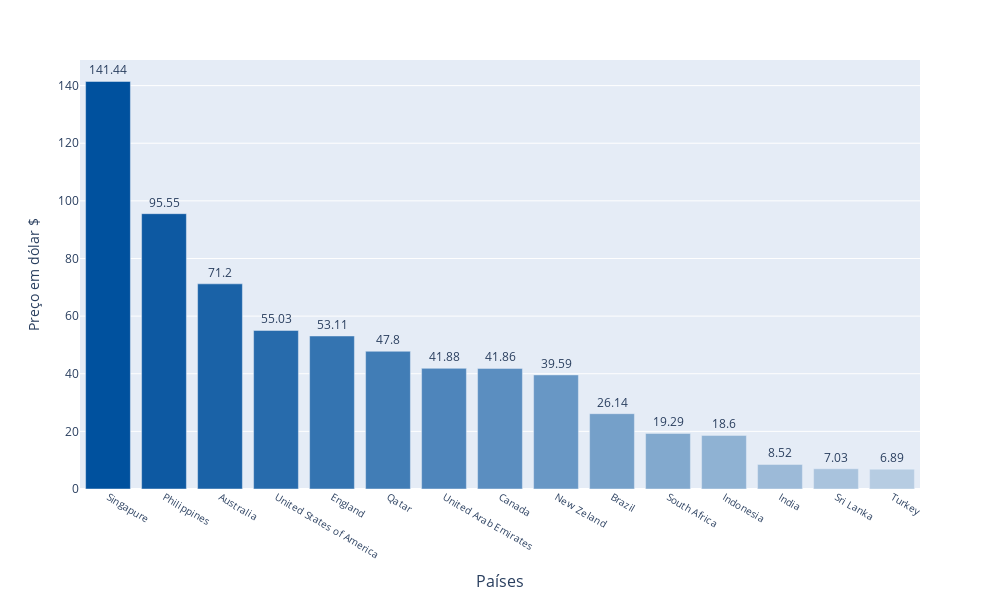

The notebook cell this image was saved under:
### Markdown cell above
# Média de preço do prato para duas pessoas por país

### Code cell
mean_price = df.groupby('country_code')['price_in_dollar'].mean().reset_index().round(2)


fig = px.bar(mean_price.sort_values('price_in_dollar', ascending=False), 
            x='country_code', 
            y='price_in_dollar',
            width= 1000,
            height= 600,
            labels={'price_in_dollar':'Preço em dólar $', 'country_code':'Países'},
            text='price_in_dollar'
)

fig.update_traces(textfont=dict(size=12),
                  textposition='outside')

colors = ['#00519e','#0d59a2','#1a62a7','#276bac','#3474b1','#417db6','#4e85bb','#5b8ec0','#6897c5',
 '#75a0c9','#82a9ce','#8fb2d3','#9cbad8','#a9c3dd','#b6cce2','#c3d5e7','#d0deec','#dde7f1']


fig.update_traces(marker_color=colors)

fig.update_layout(xaxis_title_font=dict(size=16),
                  xaxis_tickfont=dict(size=10))

fig.show()

### Figure 1 — Plotly figure (JSON) as saved in the notebook; plotly's stock layout.template omitted (floating-point values rounded to 4 significant figures)
{"data": [{"alignmentgroup": "True", "hovertemplate": "Países=%{x}<br>Preço em dólar $=%{text}<extra></extra>", "legendgroup": "", "marker": {"color": ["#00519e", "#0d59a2", "#1a62a7", "#276bac", "#3474b1", "#417db6", "#4e85bb", "#5b8ec0", "#6897c5", "#75a0c9", "#82a9ce", "#8fb2d3", "#9cbad8", "#a9c3dd", "#b6cce2", "#c3d5e7", "#d0deec", "#dde7f1"], "pattern": {"shape": ""}}, "name": "", "offsetgroup": "", "orientation": "v", "showlegend": false, "text": [141.4, 95.55, 71.2, 55.03, 53.11, 47.8, 41.88, 41.86, 39.59, 26.14, 19.29, 18.6, 8.52, 7.03, 6.89], "textfont": {"size": 12}, "textposition": "outside", "type": "bar", "x": ["Singapure", "Philippines", "Australia", "United States of America", "England", "Qatar", "United Arab Emirates", "Canada", "New Zeland", "Brazil", "South Africa", "Indonesia", "India", "Sri Lanka", "Turkey"], "xaxis": "x", "y": [141.4, 95.55, 71.2, 55.03, 53.11, 47.8, 41.88, 41.86, 39.59, 26.14, 19.29, 18.6, 8.52, 7.03, 6.89], "yaxis": "y"}], "layout": {"barmode": "relative", "height": 600, "legend": {"tracegroupgap": 0}, "margin": {"t": 60}, "width": 1000, "xaxis": {"anchor": "y", "autorange": true, "domain": [0, 1], "range": [-0.5, 14.5], "tickfont": {"size": 10}, "title": {"font": {"size": 16}, "text": "Países"}, "type": "category"}, "yaxis": {"anchor": "x", "autorange": true, "domain": [0, 1], "range": [0, 148.9], "title": {"text": "Preço em dólar $"}, "type": "linear"}}}
